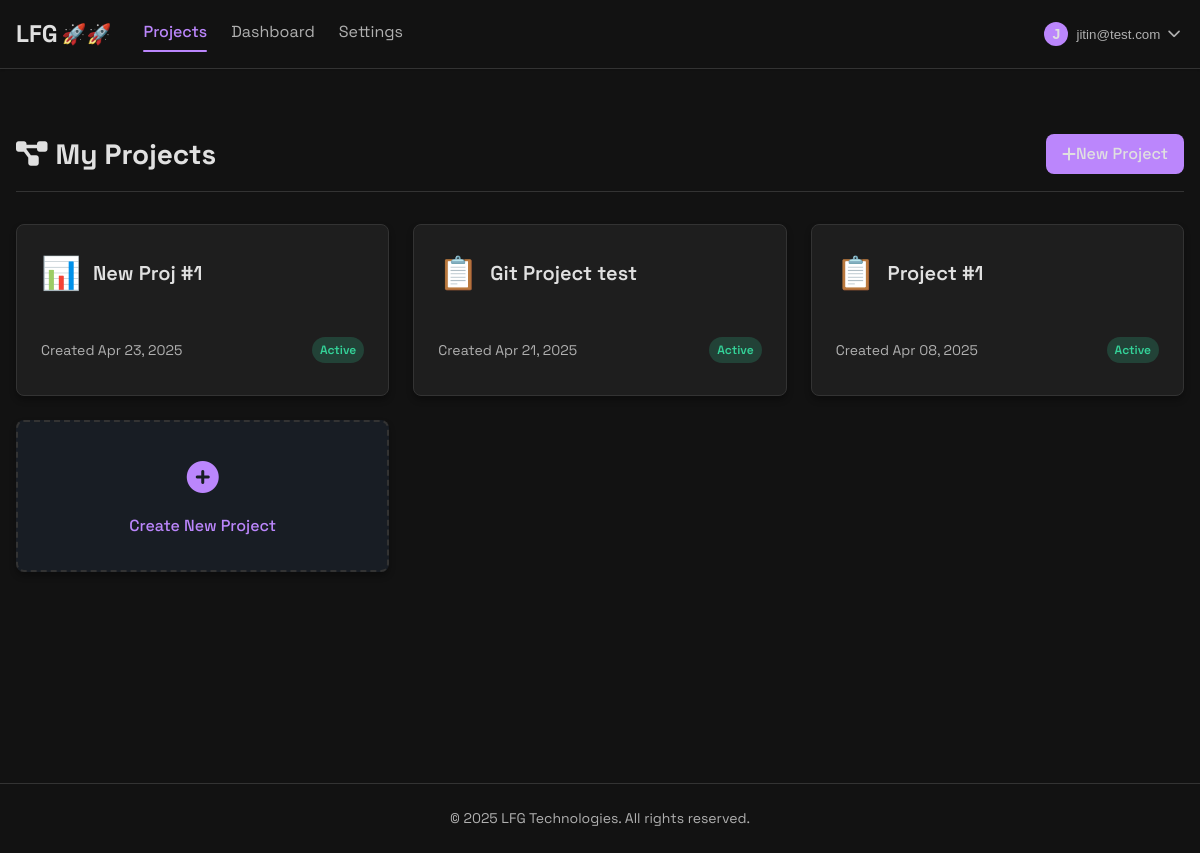
Page /projects/ (signed in) on the committed database.
### projects/models.py (models this page shows, shortened)
class Project(models.Model):
    name = models.CharField(max_length=255)
    description = models.TextField(blank=True, null=True)
    owner = models.ForeignKey(User, on_delete=models.CASCADE, related_name="projects")
    created_at = models.DateTimeField(auto_now_add=True)
    updated_at = models.DateTimeField(auto_now=True)
    status = models.CharField(max_length=20, choices=(
        ('active', 'Active'),
        ('archived', 'Archived'),
        ('completed', 'Completed')
    ), default='active')
    icon = models.CharField(max_length=50, default='📋')  # Default icon is a clipboard

### projects/views.py (the view)
# urls.py: path('', views.project_list, name='project_list'),
@login_required
def project_list(request):
    projects = Project.objects.filter(owner=request.user).order_by('-created_at')
    return render(request, 'projects/project_list.html', {
        'projects': projects
    })

### subscriptions/context_processors.py (called while the page is built)
def user_credits(request):
    if request.user.is_authenticated:
        credits = get_user_credits(request.user)
    else:
        credits = 0
    return {
        'user_credits': credits
    }

### subscriptions/utils.py (called while the page is built)
def get_user_credits(user):
    if not user or not user.is_authenticated:
        return 0
    try:
        user_credit, created = UserCredit.objects.get_or_create(user=user)
        return user_credit.credits
    except Exception as e:
        logger.error(f"Error getting user credits: {str(e)}")
        return 0

### templates/projects/project_list.html (shortened to what this page needs)
{% extends 'projects/base_projects.html' %}
{% block content %}
<div class="projects-container">
    <div class="page-header">
        <h1 class="page-title">
            <i class="fas fa-project-diagram"></i>
            My Projects
        </h1>
        <a href="{% url 'projects:create_project' %}" class="btn btn-primary">
            <i class="fas fa-plus"></i> New Project
        </a>
    </div>
    {% if projects %}
        <div class="grid grid-3">
            {% for project in projects %}
                <div class="card project-card">
                    <a href="{% url 'projects:project_detail' project.id %}" class="project-card-link">
                        <div class="project-card-header">
                            <div class="project-icon">{{ project.icon }}</div>
                            <h2 class="project-name">{{ project.name }}</h2>
                        </div>
                        <div class="project-meta">
                            <span class="project-date">Created {{ project.created_at|date:"M d, Y" }}</span>
                            <span class="project-status project-status-{{ project.status }}">{{ project.status }}</span>
                        </div>
                    </a>
                </div>
            {% endfor %}
            <a href="{% url 'projects:create_project' %}" class="card project-card create-project-btn">
                <div class="card-content">
                    <div class="create-project-btn-icon">
                        <i class="fas fa-plus-circle"></i>
                    </div>
                    <div class="create-project-btn-text">
                        Create New Project
                    </div>
                </div>
            </a>
        </div>
    {% endif %}
</div>
{% endblock %}

### templates/projects/base_projects.html (shortened to what this page needs)
<!DOCTYPE html>
<html lang="en">
<head>
    <link rel="stylesheet" href="/static/css/common.css">
    <link rel="stylesheet" href="/static/css/projects.css">
    <link rel="stylesheet" href="https://cdnjs.cloudflare.com/ajax/libs/font-awesome/6.0.0-beta3/css/all.min.css">
</head>
<body>
    <div class="app-container">
        <header class="main-header">
            <div class="container">
                <div class="header-content">
                    <div class="header-left">
                        <div class="logo">
                            <a href="{% url 'projects:project_list' %}">
                                <span class="logo-text">LFG</span>
                                <span class="logo-emoji">🚀🚀</span>
                            </a>
                        </div>
                        <nav class="main-nav">
                            <a href="{% url 'projects:project_list' %}" class="{% if request.resolver_match.url_name == 'project_list' %}active{% endif %}">Projects</a>
                            <a href="#">Dashboard</a>
                            <a href="#">Settings</a>
                        </nav>
                    </div>
                    <div class="header-right">
                        <div class="user-menu">
                            {% if user.is_authenticated %}
                                <div class="dropdown">
                                    <button class="dropdown-button user-dropdown-button">
                                        <div class="user-avatar">
                                            {% if user.profile.avatar %}
                                                <img src="{{ user.profile.avatar.url }}" alt="{{ user.username }}'s avatar">
                                            {% else %}
                                                <div class="avatar-text">{{ user.username|first|upper }}</div>
                                            {% endif %}
                                        </div>
                                        <span class="username">{{ user.username }}</span>
                                        <i class="fas fa-chevron-down"></i>
                                    </button>
                                </div>
                            {% else %}
                                <a href="{% url 'login' %}" class="btn btn-primary">Log In</a>
                            {% endif %}
                        </div>
                    </div>
                </div>
            </div>
        </header>
        <main class="main-content">
            <div class="container">
                {% block content %}{% endblock %}
            </div>
        </main>
        <footer class="main-footer">
            <div class="container">
                <p>&copy; {% now "Y" %} LFG Technologies. All rights reserved.</p>
            </div>
        </footer>
    </div>
</body>
</html>

### static/css/common.css (style rules this page uses)
:root { --primary-color: #bb86fc; --primary-hover: rgba(187, 134, 252, 0.8); --secondary-color: #03dac6; --secondary-hover: rgba(3, 218, 198, 0.8); --text-color: #e0e0e0; --text-light: #b0b0b0; --light-bg: #2c2c2c; --border-color: #333333; --success-color: #34d399; --danger-color: #f87171; --warning-color: #fbbf24; --info-color: #60a5fa; --card-bg: #1e1e1e; --body-bg: #121212; --header-bg: #121212; --footer-bg: #121212; --shadow-sm: 0 1px 2px 0 rgba(0, 0, 0, 0.2); --shadow-md: 0 4px 6px rgba(0, 0, 0, 0.3); --shadow-lg: 0 10px 15px -3px rgba(0, 0, 0, 0.3), 0 4px 6px -2px rgba(0, 0, 0, 0.2); --font-family: 'Space Grotesk', system-ui, -apple-system, BlinkMacSystemFont, 'Segoe UI', Roboto, Oxygen, Ubuntu, Cantarell, 'Open Sans', 'Helvetica Neue', sans-serif; --radius-sm: 0.25rem; --radius-md: 0.5rem; --radius-lg: 0.75rem; }
body { background-color: var(--body-bg); color: var(--text-color); font-family: var(--font-family); line-height: 1.5; }
* { margin: 0; padding: 0; box-sizing: border-box; }
a { color: var(--primary-color); text-decoration: none; transition: color 0.2s ease; }
.btn { display: inline-flex; align-items: center; justify-content: center; padding: 0.5rem 1rem; border-radius: var(--radius-md); font-weight: 500; cursor: pointer; transition: all 0.2s ease; border: none; text-align: center; }
.btn-primary { background-color: var(--primary-color); color: var(--text-color); }
.container { width: 100%; max-width: 1200px; margin: 0 auto; padding: 0 1rem; }
.card { background-color: var(--card-bg); border-radius: var(--radius-md); box-shadow: var(--shadow-md); padding: 1.5rem; transition: transform 0.2s ease, box-shadow 0.2s ease; border: 1px solid var(--border-color); }
.grid { display: grid; gap: 1.5rem; }
.grid-3 { grid-template-columns: repeat(3, 1fr); }
.page-header { margin-bottom: 2rem; padding-bottom: 1rem; border-bottom: 1px solid var(--border-color); display: flex; justify-content: space-between; align-items: center; }
.page-title { font-size: 1.75rem; font-weight: 700; display: flex; align-items: center; gap: 0.5rem; }
.main-header { background-color: var(--header-bg); border-bottom: 1px solid var(--border-color); padding: 1rem 0; box-shadow: var(--shadow-sm); }
.header-content { display: flex; justify-content: space-between; align-items: center; }
.header-left { display: flex; align-items: center; }
.logo { margin-right: 2rem; font-weight: 700; font-size: 1.5rem; }
.logo a { display: flex; align-items: center; color: var(--text-color); text-decoration: none; }
.logo-text { margin-right: 0.25rem; }
.logo-emoji { font-size: 1.25rem; }
.main-nav { display: flex; gap: 1.5rem; }
.main-nav a { color: var(--text-light); text-decoration: none; padding-bottom: 0.25rem; position: relative; transition: color 0.2s ease; }
.main-nav a.active { color: var(--primary-color); font-weight: 500; }
.main-nav a.active::after { content: ''; position: absolute; bottom: -0.25rem; left: 0; right: 0; height: 2px; background-color: var(--primary-color); border-radius: 2px; }
.user-dropdown-button { display: flex; align-items: center; gap: 0.5rem; background: none; border: none; cursor: pointer; padding: 0.5rem; border-radius: var(--radius-md); transition: background-color 0.2s ease; color: var(--text-color); }
.user-avatar { width: 24px; height: 24px; border-radius: 50%; background-color: var(--primary-color); color: var(--text-color); display: flex; align-items: center; justify-content: center; font-weight: 600; overflow: hidden; }
.avatar-text { font-size: 0.875rem; }
.main-content { min-height: calc(100vh - 150px); padding: 2rem 0; }
.main-footer { border-top: 1px solid var(--border-color); padding: 1.5rem 0; color: var(--text-light); text-align: center; font-size: 0.875rem; background-color: var(--footer-bg); }
body { transition: background-color 0.3s ease, color 0.3s ease; }
.card, .main-header, .dropdown-menu, .form-control, .btn { transition: background-color 0.3s ease, border-color 0.3s ease, color 0.3s ease, box-shadow 0.3s ease; }

### rows in the picture
Project: icon "📊", name "New Proj #1", created_at "Apr 23, 2025", status "Active"
Project: icon "📋", name "Git Project test", created_at "Apr 21, 2025", status "Active"
Project: icon "📋", name "Project #1", created_at "Apr 08, 2025", status "Active"

### other values in the picture
{{ user.username|first|upper }} "J"
{{ user.username }} "jitin@test.com"
